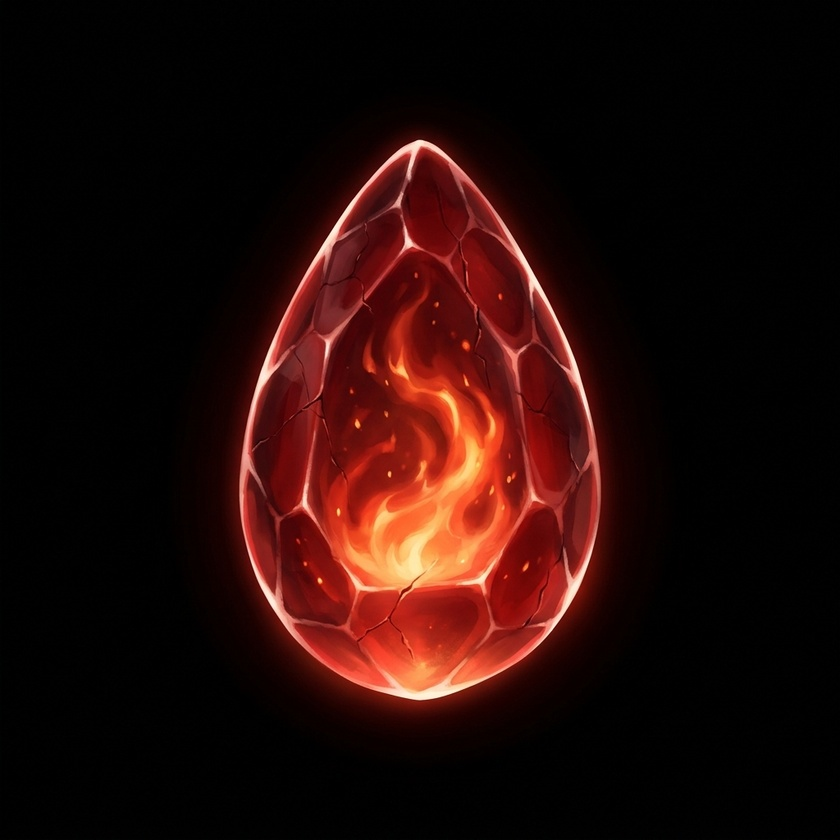
#> input picture art/generated/attr-rarity/attr-rar-ancient__nb2-v2.raw.jpg, 840 x 840 px, shrunk from 1024 x 1024 before the run, found by its file name
$ python frame_window.py ../../art/generated/attr-rarity/attr-rar-ancient__nb2-v2.raw.jpg
#> lines starting #> are read from the running program, lines starting #| are printed output that depends on the picture
"""Окно рамы портрета — чистое: тёмный ореол украшения не ложится на портрет.

Рама рисуется на чёрном и вырезается ключом black (jobs/souls-altar.json, souls-frame). Модель кладёт вокруг гребня и нижнего
украшения тёмный ореол свечения; ключ black оставляет его непрозрачным, потому что он светлее порога фона. Внутри окна этот ореол
ложится на портрет тёмным пятном — как раз на голову героя.

Рама симметрична, верх окна — пологая арка, низ — прямой. Настоящий край окна у гребня берётся с арки рядом с ореолом: самый высокий
верх окна в средней половине ширины (там, где ореола ещё нет), низ — самый низкий. В столбцах, где прозрачная середина начинается
ниже этого края, всё тёмное между краем и серединой становится прозрачным; золото и кристаллы светлее DARK и остаются, светлые
пятнышки ореола, окружённые очищенным, — тоже прочь. Линия рамы и ореол над ней, снаружи окна, не трогаются. Край — мягкий в FEATHER px.

  python tools/art-gen/frame_window.py art/generated/souls-frame/souls-frame__nb2.png
Результат ложится рядом: <имя>.clean.png; вывод — рамка по альфе и окно в долях рамки, %: сверху, справа, снизу, слева.
"""
import json
import pathlib
import sys

import numpy as np
from PIL import Image
from scipy import ndimage

ROOT = pathlib.Path(__file__).resolve().parents[2]
A_CUT = 8         # порог выгрузки: рамка PNG — по альфе > 8
DARK = 96         # темнее этого по самому яркому каналу — ореол, а не золото и не кристалл
GAP = 3           # край окна: чистка начинается на столько px глубже края арки — линия рамы цела
DEEP = 10         # столбец с ореолом: середина начинается глубже края арки больше чем на столько px
FEATHER = 2       # мягкий край очищенного окна, px
SPECK = 80        # светлое пятнышко ореола не больше стольких px, окружённое очищенным, — тоже прочь


def window(al):
    """Прозрачная середина рамы: самая большая прозрачная область, не связанная с краем кадра."""
    tr = al <= A_CUT
    lab, n = ndimage.label(tr)
    edge = set(np.unique(np.concatenate([lab[0], lab[-1], lab[:, 0], lab[:, -1]]).tolist()))
    sizes = ndimage.sum(tr, lab, index=np.arange(1, n + 1))
    inner = [(sizes[i - 1], i) for i in range(1, n + 1) if i not in edge]
    if not inner:
        sys.exit("окна нет: прозрачной середины, не связанной с краем, не нашлось")
    return lab == max(inner)[1]


def bbox(al):
    ys, xs = np.nonzero(al > A_CUT)
    return int(xs.min()), int(ys.min()), int(xs.max()) + 1, int(ys.max()) + 1


def clean(path):
    a = np.asarray(Image.open(path).convert("RGBA")).copy()
    al, v = a[..., 3].astype(np.int32), a[..., :3].max(-1).astype(np.int32)
#> al: shape (840, 840) int32; every value is 255
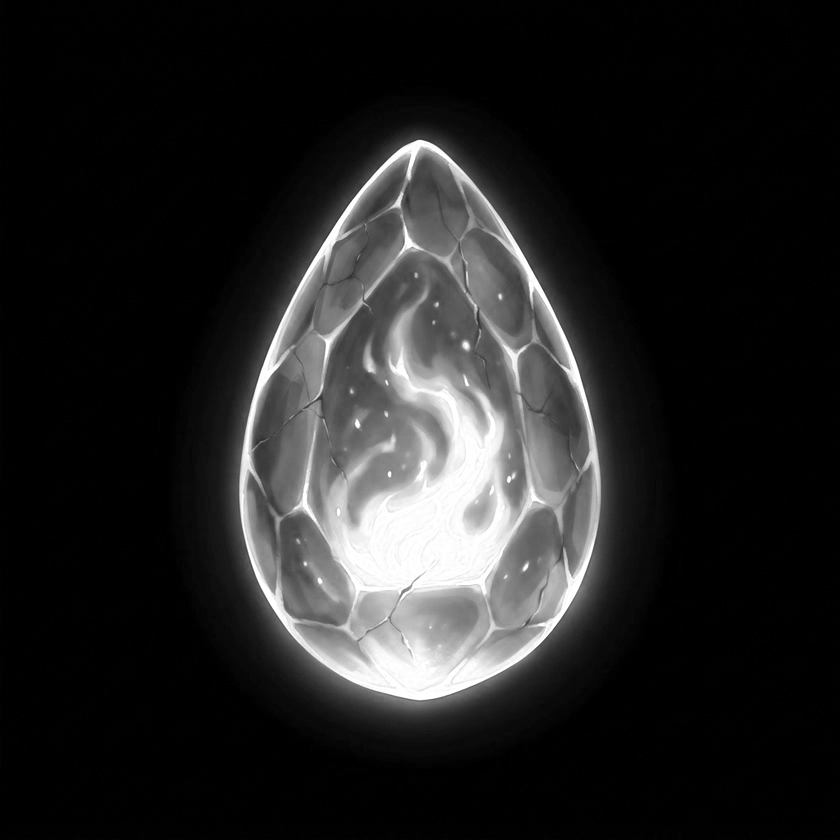
#> v: shape (840, 840) int32; min 0, max 255, mean 35.8
    tr, win = al <= A_CUT, window(al)
#> in window, `tr = al <= A_CUT`: tr: shape (840, 840) bool; every value is 0
#> in window, `lab, n = ndimage.label(tr)`: lab: shape (840, 840) int32; every value is 0
#> in window, `lab, n = ndimage.label(tr)`: n = 0
#> in window, `edge = set(np.unique(np.concatenate([lab[0], lab[-1], lab[:, 0], lab[:..`: edge = 1 item
#> in window, `sizes = ndimage.sum(tr, lab, index=np.arange(1, n + 1))`: sizes = empty array
#> in window, `inner = [(sizes[i - 1], i) for i in range(1, n + 1) if i not in edge]`: inner = []
    bx0, by0, bx1, by1 = bbox(al)
    W = bx1 - bx0
    cols = range(bx0 + W // 4, bx0 + 3 * W // 4)                      # средняя половина ширины
    tops = {x: np.nonzero(win[:, x])[0] for x in cols}
    tops = {x: (c.min(), c.max()) for x, c in tops.items() if len(c)}
    top_ref = min(t for t, _ in tops.values())                        # верх арки рядом с ореолом
    bot_ref = max(b for _, b in tops.values())                        # прямой низ окна
    cut = np.zeros_like(win)
    for x, (t, b) in tops.items():
        if t > top_ref + DEEP:
            seg = slice(top_ref + GAP, t)
            cut[seg, x] = (v[seg, x] < DARK) & ~tr[seg, x]
        if b < bot_ref - DEEP:
            seg = slice(b + 1, bot_ref - GAP + 1)
            cut[seg, x] = (v[seg, x] < DARK) & ~tr[seg, x]
    # светлые пятнышки ореола, окружённые очищенным и прозрачным, — прочь
    zone = np.zeros_like(win)
    zone[top_ref + GAP:bot_ref - GAP + 1, bx0 + W // 4:bx0 + 3 * W // 4] = True
    lab_r, nr = ndimage.label(~tr & ~cut & zone)
    free = cut | tr
    for i in range(1, nr + 1):
        comp = lab_r == i
        if comp.sum() <= SPECK and free[ndimage.binary_dilation(comp) & ~comp].all():
            cut |= comp
    # мягкий край: альфа растёт от очищенного к нетронутому на FEATHER px
    d = ndimage.distance_transform_edt(~cut)
    keep = np.clip(d / (FEATHER + 1), 0, 1)
    a[..., 3] = np.where(cut, 0, np.round(al * np.where(d <= FEATHER, keep, 1))).astype(np.uint8)
    a[a[..., 3] == 0, :3] = 0
    out = path.with_name(path.stem + ".clean.png")
    Image.fromarray(a, "RGBA").save(out, optimize=True)
    al2 = a[..., 3].astype(np.int32)
    fx0, fy0, fx1, fy1 = bbox(al2)
    w2 = window(al2)
    wy, wx = np.nonzero(w2)
    FW, FH = fx1 - fx0, fy1 - fy0
    return {
        "file": out.relative_to(ROOT).as_posix(),
        "cleaned_px": int(cut.sum()),
        "arch": [int(top_ref), int(bot_ref)],
        "frame": [fx0, fy0, FW, FH],
        "ratio_w_h": round(FW / FH, 4),
        "window_pct": [round((wy.min() - fy0) * 100 / FH, 1), round((fx1 - wx.max() - 1) * 100 / FW, 1),
                       round((fy1 - wy.max() - 1) * 100 / FH, 1), round((wx.min() - fx0) * 100 / FW, 1)],
    }


def main():
    sys.stdout.reconfigure(encoding="utf-8")
    if len(sys.argv) < 2:
        sys.exit(__doc__)
    p = pathlib.Path(sys.argv[1])
    p = p if p.is_absolute() else ROOT / p
    print(json.dumps(clean(p), ensure_ascii=False, indent=2))


if __name__ == "__main__":
#> (the run stopped early here; a loop or call above may not have finished)

$ run again, on art/generated/attr-rarity/attr-rar-timeless__nb2.raw.jpg
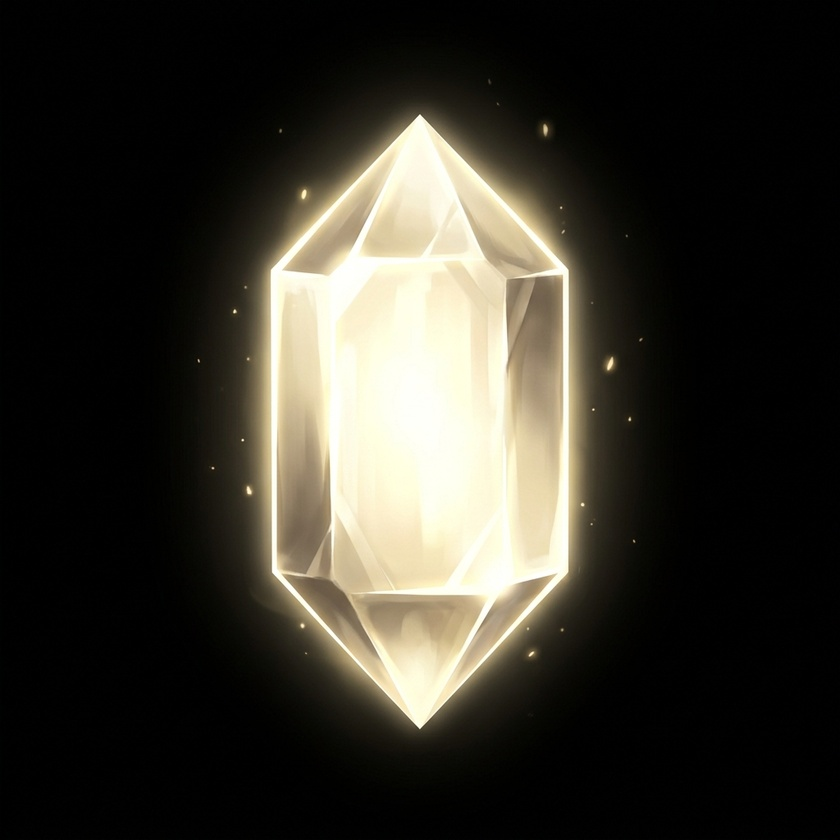
#> input picture art/generated/attr-rarity/attr-rar-timeless__nb2.raw.jpg, 840 x 840 px, shrunk from 1024 x 1024 before the run, found by its file name
#> al: shape (840, 840) int32; every value is 255
#> in clean, `al, v = a[..., 3].astype(np.int32), a[..., :3].max(-1).astype(np.int32)`:
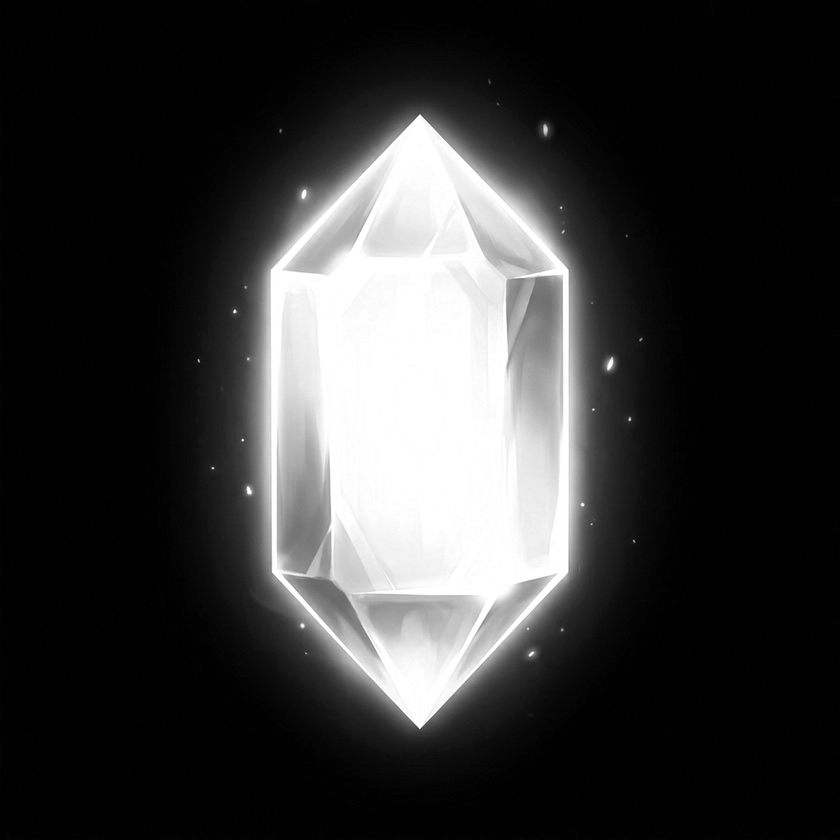
#> v: shape (840, 840) int32; min 0, max 255, mean 54.7
#> tr: shape (840, 840) bool; every value is 0
#> lab: shape (840, 840) int32; every value is 0
#> n = 0
#> edge = 1 item
#> sizes = empty array
#> inner = []
